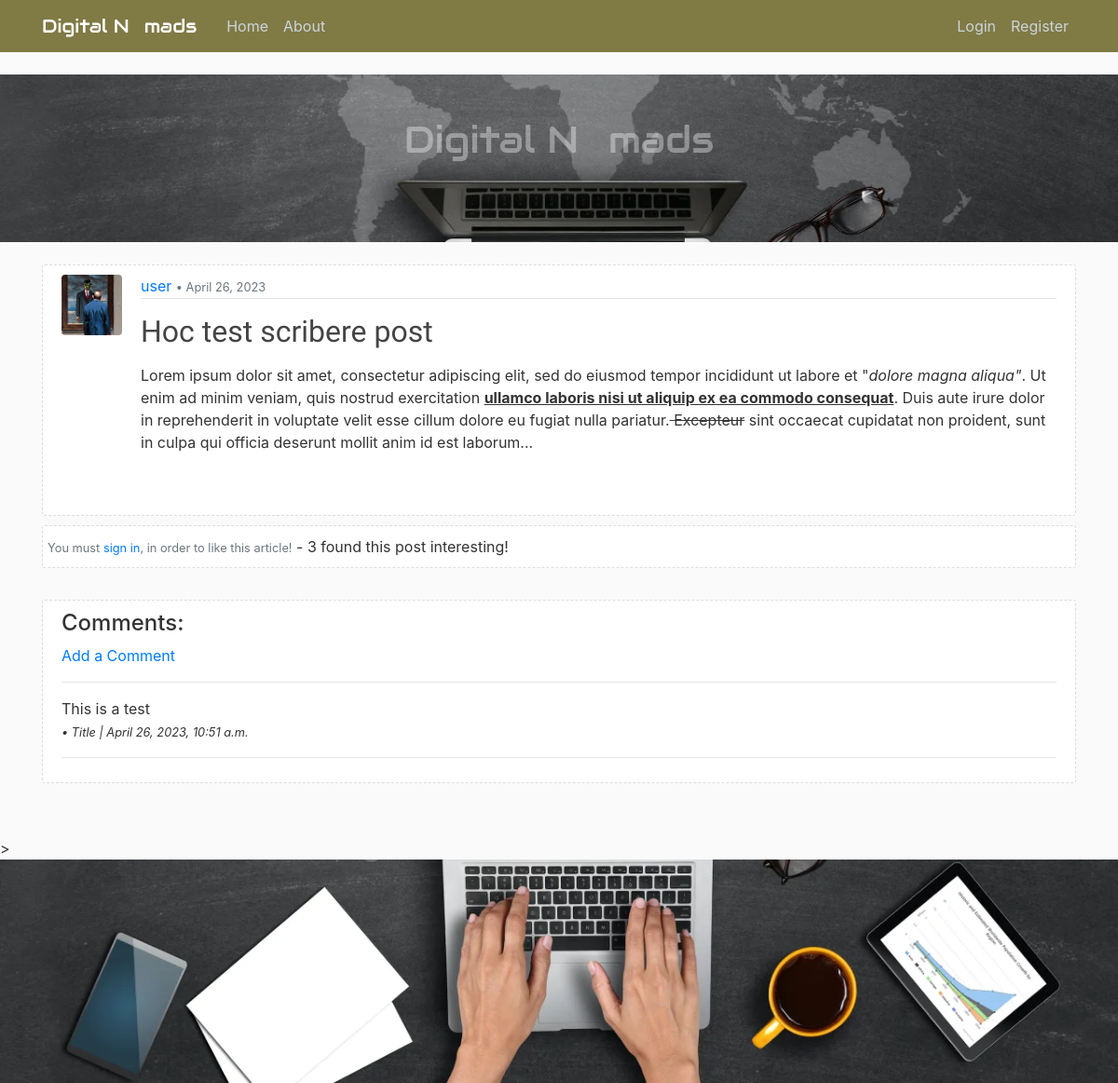
Page /post/44/ on the earlier database version.
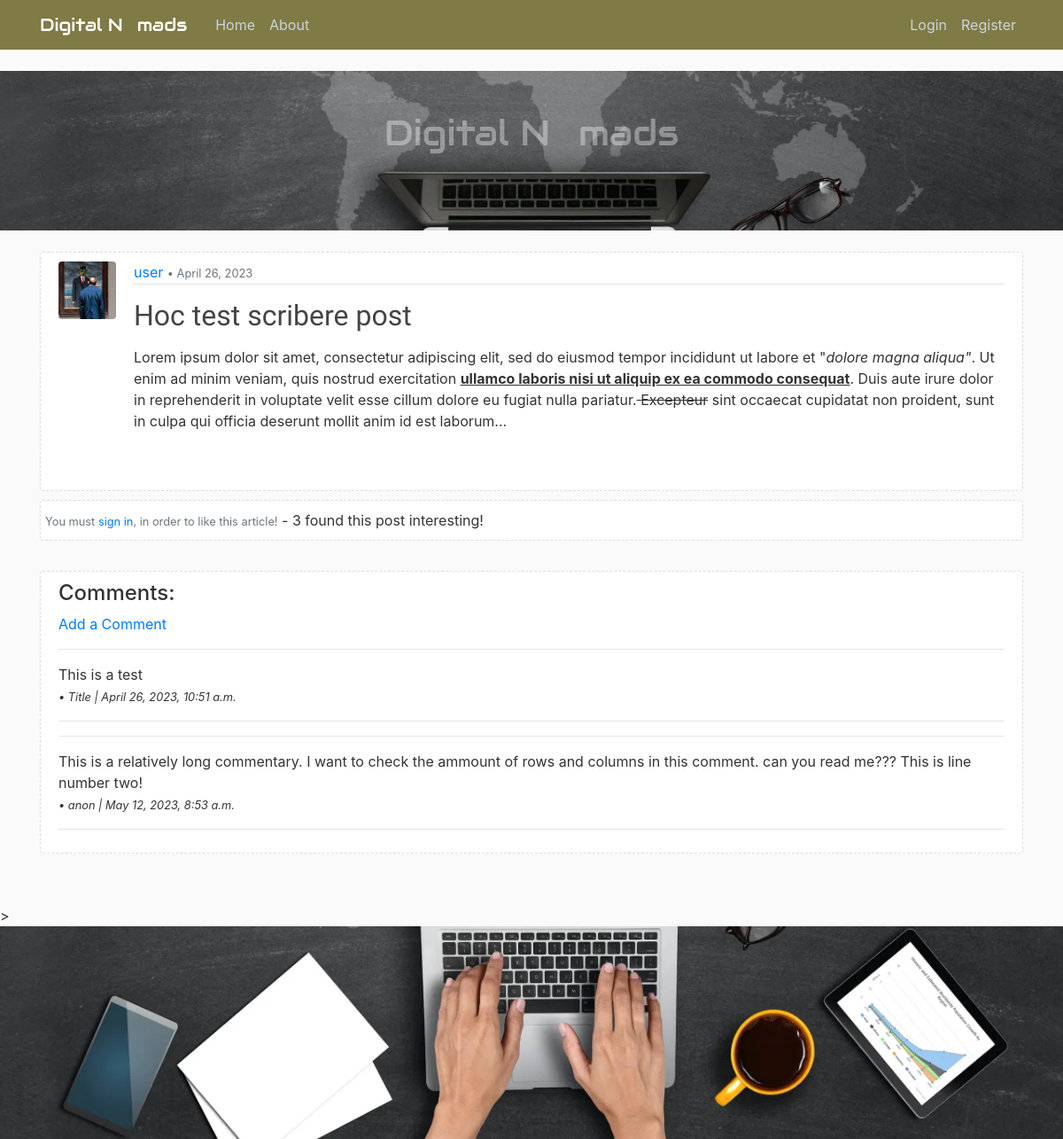
Same page on the later database version.
### blog/models.py (models this page shows, shortened)
class Post(models.Model):
    title = models.CharField(max_length=150)                    # Title field for 150 characters
    content = RichTextField(blank=True, null=True)                                # Text field
    date_posted = models.DateTimeField(default=timezone.now)    # Time Stamp for the defaults Time Zone
    author = models.ForeignKey(User, on_delete=models.CASCADE)  # User if User gets delete, so are its Posts
    likes = models.ManyToManyField(User, related_name='posts')
    def total_likes(self):
        return self.likes.count()

class Comment(models.Model):
    post = models.ForeignKey(Post, related_name="comments", on_delete=models.CASCADE)
    body = models.TextField()
    date_commented = models.DateTimeField(auto_now_add=True)
    name = models.CharField(max_length=50)

### users/models.py (models this page shows, shortened)
class Profile(models.Model):
    user = models.OneToOneField(User, on_delete=models.CASCADE)
    image = models.ImageField(default='default.png', upload_to='profile_img')

### blog/views.py (the view)
# urls.py: path('post/<int:pk>/', PostDetailView.as_view(), name='post-detail'),
class PostDetailView(DetailView):
    model = Post
    def get_context_data(self, *args, **kwargs):
        context = super(PostDetailView, self).get_context_data(*args, **kwargs)
        click = get_object_or_404(Post, id=self.kwargs['pk'])
        total_likes = click.total_likes()
        liked = False
        if click.likes.filter(id=self.request.user.id).exists():
            liked = True
        context["total_likes"] = total_likes
        context["liked"] = liked
        return context

### blog/templates/blog/post_detail.html (shortened to what this page needs)
{% extends "blog/base.html" %}
{% block content %}
    <br>
    <article class="media panels">
        <img class="rounded img-frame" src="{{ object.author.profile.image.url }}" alt="Users Profile image">
        <div class="media-body">
            <div class="post-panel">
                    <a href="{% url 'post-user' object.author.username %}">{{ object.author }}</a>
                    <small class="text-muted"> • {{ object.date_posted|date:"N d, Y" }}</small>
            </div>
            <div>
                <h2 class="title">{{ object.title }}</h2>
                <p class="article-content">{{ object.content|safe }}</p>
            </div>
        </div>
    </article>
    <section>
        <div class="container panels">
            <div class="row">
                <form action="{% url 'like-post' post.pk %}" method="POST">
                    {% if user.is_authenticated %}
                        {% if liked %}
                            <button class="btn btn-outline-danger" type="submit" name="post_id" value="{{ post.id }}"><i class="fa-solid fa-heart"></i></button>
                        {% else %}
                            <button class="btn btn-outline-danger" type="submit" name="post_id" value="{{ post.id }}"><i class="fa-regular fa-heart"></i></button>
                        {% endif %}
                    {% else %}
                        <small class="text-muted">You must <a href="{% url 'login' %}">sign in</a>, in order to like this article!</small>
                    {% endif %}
                        - {{ total_likes }} found this post interesting!
                </form>
            </div>
        </div>
        <br>
    </section>
    <section class="panels">
        <h4>Comments:</h4>
        {% if not post.comments.all %}
            <em>No Comments...</em>
            <br>
            <a href="{% url 'post-comment' post.pk %}">Add a Comment</a>
        {% else %}
            <a href="{% url 'post-comment' post.pk %}">Add a Comment</a>
                {% for comment in post.comments.all %}
                <hr>
                {{ comment.body}}
                <br>
                <small>
                    <em>• {{ comment.name }} | {{ comment.date_commented}}</em>
                </small>
                <hr>
            {% endfor %}
        {% endif %}
    </section>
    <br>
    <br>
{% endblock %}

### blog/templates/blog/base.html (shortened to what this page needs)
{% load static %}
<!DOCTYPE html>
<html>
<head>
    <link rel="stylesheet" href="https://maxcdn.bootstrapcdn.com/bootstrap/4.0.0/css/bootstrap.min.css">
    <link rel="stylesheet" type="text/css" href="{% static '/css/style.css' %}">
</head>
<body>
  <div class="imgheader">
    <div class="picheader"><h1 class="centered">Digital N<box-icon class="cog" name='cog' animation='spin' color='rgba(255, 0, 0, 0.37)' size="2rem"></box-icon>mads</h1></div>
  </div>
    <header class="header">
      <nav class="navbar navbar-expand-md navbar-dark bg-steel fixed-top">
        <div class="container">
          <a class="navbar-brand mr-4 logo" href="{% url 'blog-home' %}">Digital N<box-icon name='cog' animation='spin' color='#ffffff' size="1rem"></box-icon>mads</a>
          <div class="collapse navbar-collapse" id="navbarToggle">
            <div class="navbar-nav mr-auto">
              <a class="nav-item nav-link" href="{% url 'blog-home' %}">Home</a>
              <a class="nav-item nav-link" href="{% url 'blog-about' %}">About</a>
            </div>
            <div class="navbar-nav">
              {% if user.is_authenticated %}
                <a class="nav-item nav-link" href="{% url 'post-create' %}">Post</a>
                <a class="nav-item nav-link" href="{% url 'profile' %}">Profile</a>
                <a class="nav-item nav-link" href="{% url 'logout' %}">Logout</a>
              {% else %}
                <a class="nav-item nav-link" href="{% url 'login' %}">Login</a>
                <a class="nav-item nav-link" href="{% url 'register' %}">Register</a>
              {% endif %}
            </div>
          </div>
        </div>
      </nav>
    </header>
    <main role="main" class="container">
      <div class="row">
        <div class="col-md-12">
          {% block content %}
          {% endblock %}
        </div>
    </main>
    >
    <div class="picfooter"></div>
</body>
</html>

### blog/static/css/style.css (style rules this page uses)
body { background: #fafafa; color: #333333; margin-top: 5rem; }
.panels { background: #ffffff; padding: 10px 20px; border: 1px dashed #dddddd; border-radius: 3px; margin-bottom: 10px; }
.post-panel { color: #000000; padding-bottom: 1px; margin-bottom: 4px; border-bottom: 1px solid #e3e3e3 }
.logo { font-family: 'Audiowide', sans-serif; }
h1, h2, h3 { font-family: 'Staatliches', sans-serif; color: #444444; margin-top: 1rem; }
.bg-steel { background-color: #807a45; }
.header .navbar-nav .nav-link { color: #cbd5db; font-size: 1rem; }
.article-content { white-space: pre-line; }
.img-frame { height: 65px; width: 65px; margin-right: 20px; }
.picheader { height: 50px; width: 100%; background: url(/picheader.webp) no-repeat center; background-size: 100%; padding-top: 15vw; object-fit: cover; position: relative; text-align: center; color: white; }
.picfooter { height: 50px; width: 100%; background: url(/picheader.webp) no-repeat center bottom; background-size: 100%; padding-bottom: 20vw; object-fit: cover; }
.centered { position: absolute; top: 30%; left: 50%; transform: translate(-50%, -50%); font-family: 'Audiowide', sans-serif; color: rgba(255, 255, 255, 0.37); }

Differences in the rows shown:
added Comment: body "This is a relatively long commentary. I want to check the ammount of rows and columns in this comment. can you read me??? This is line number two!", name "anon", date_commented "May 12, 2023, 8:53 a.m."
